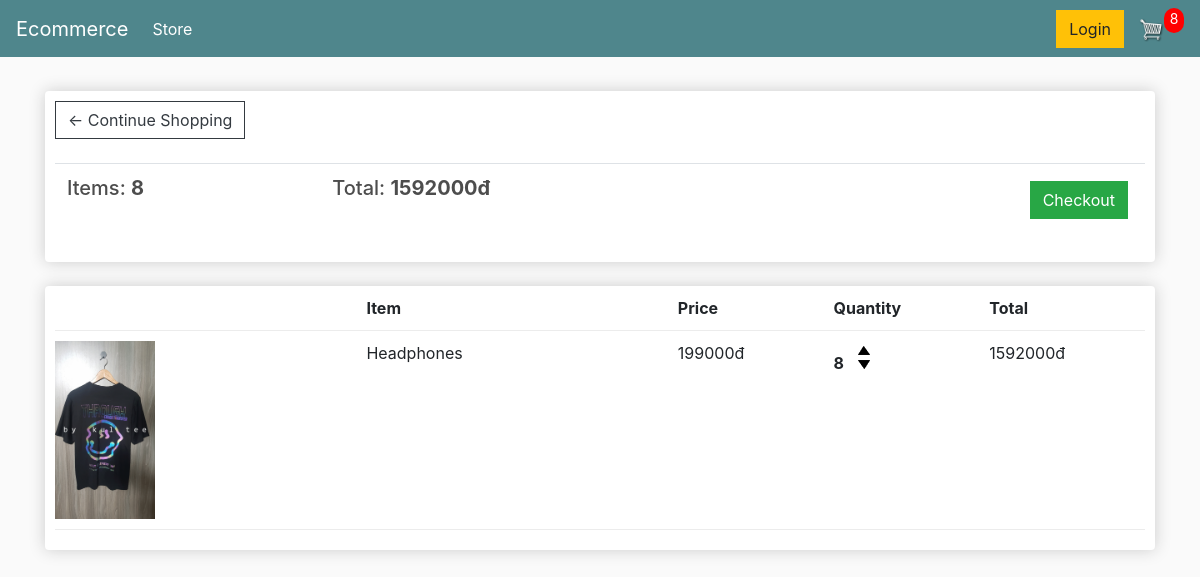
The app's page /cart/ (signed in) with its own data.
### store/models.py (models this page shows, shortened)
class Order(models.Model):
    customer = models.ForeignKey(Customer, on_delete=models.SET_NULL, blank=True, null=True)
    date_orderd = models.DateTimeField(auto_now_add=True)
    complete = models.BooleanField(default=False, null=True, blank=True)
    transaction_id = models.CharField(max_length=200, null=True)
    @property
    def get_cart_total(self):
        orderitems = self.orderitem_set.all()
        total = sum([item.get_total for item in orderitems])
        return total
    def get_cart_items(self):
        orderitems = self.orderitem_set.all()
        total = sum([item.quantity for item in orderitems])
        return total

class OrderItem(models.Model):
    product = models.ForeignKey(Product, on_delete=models.SET_NULL, blank=True, null=True)
    order = models.ForeignKey(Order, on_delete=models.SET_NULL, blank=True, null=True)
    quantity = models.IntegerField(default=0, null=True, blank=True)
    date_added = models.DateTimeField(auto_now_add=True)
    @property
    def get_total(self):
        total = self.product.price * self.quantity
        return total

class Product(models.Model):
    name = models.CharField(max_length=200, null=True)
    price = models.FloatField()
    digital = models.BooleanField(default=False, null=True, blank=False)
    image = models.ImageField(null=True, blank=True)
    @property
    def imageURL(self):
        try:
            url = self.image.url
        except:
            url = ''
        return url

### store/views.py (the view)
# urls.py: path('cart/', views.cart, name="cart"),
def cart(request):
    if request.user.is_authenticated:
        customer = request.user.customer
        order, created = Order.objects.get_or_create(customer=customer, complete=False)
        items = order.orderitem_set.all()
        cartItems = order.get_cart_items
    else:
        items = []
        order = {'get_cart_total':0, 'get_cart_items':0}
        cartItems = order['get_cart_items']
    context = {'items':items, 'order':order, 'cartItems': cartItems}
    return render(request, 'store/cart.html', context)

### store/templates/store/cart.html
{% extends 'store/main.html' %}
{% load static %}
{% block content %}
<div class="row">
    <div class="col-lg-12">
        <div class="box-element">
            <a href="{% url 'store' %}" class="btn btn-outline-dark">&#x2190; Continue Shopping</a>
            <br><br>
            <table class="table">
                <tr>
                    <th><h5>Items: <strong>{{order.get_cart_items}}</strong></h5></th>
                    <th><h5>Total: <strong>{{order.get_cart_total|floatformat:0}}đ</strong></h5></th>
                    <th>
                        <a href="{% url 'checkout' %}" class="btn btn-success" style="float: right;margin: 5px;">Checkout</a>
                    </th>
                </tr>
            </table>
        </div>
        <br>
        <div class="box-element">
            <div class="cart-row">
                <div style="flex: 2;"></div>
                <div style="flex: 2;"><strong>Item</strong></div>
                <div style="flex: 1;"><strong>Price</strong></div>
                <div style="flex: 1;"><strong>Quantity</strong></div>
                <div style="flex: 1;"><strong>Total</strong></div>
            </div>
            {% for item in items %}
            <div class="cart-row">
                <div style="flex: 2;"><img src="{{item.product.imageURL}}" class="row-image"></div>
                <div style="flex: 2;">{{item.product.name}}</div>
                <div style="flex: 1;">{{item.product.price|floatformat:0}}đ</div>
                <div style="flex: 1;">
                    <p class="quantity">{{item.quantity}}</p>
                    <div class="quantity">
                        <img src="{% static 'images/arrow-up.png' %}" class="chg-quantity update-cart" data-product="{{item.product.id}}" data-action="add">
                        <img src="{% static 'images/arrow-down.png' %}" class="chg-quantity update-cart" data-product="{{item.product.id}}" data-action="remove">
                    </div>
                </div>
                <div style="flex: 1;">{{item.get_total|floatformat:0}}đ</div>
            </div>
            {% endfor %}
        </div>
    </div>
</div>
{% endblock content %}

### store/templates/store/main.html (shortened to what this page needs)
<!DOCTYPE html>
{% load static %}
<html lang="en">
<head>
    <link rel="stylesheet" href="https://stackpath.bootstrapcdn.com/bootstrap/4.5.2/css/bootstrap.min.css">
    <link rel="stylesheet" href="{% static 'css/main.css' %}" type="text/css">
</head>
<body>
    <nav class="navbar navbar-expand-lg navbar-dark bg-dark">
        <a class="navbar-brand" href="{% url 'store' %}">Ecommerce</a>
        <div class="collapse navbar-collapse" id="navbarSupportedContent">
          <ul class="navbar-nav mr-auto">
            <li class="nav-item active">
              <a class="nav-link" href="{% url 'store' %}">Store <span class="sr-only">(current)</span></a>
            </li>
          </ul>
          <div class="form-inline my-2 my-lg-0">
              <a href="#" class="btn btn-warning">Login</a>
              <a href="{% url 'cart' %}">
                  <img id="cart-icon" src="{% static 'images/cart.png' %}">
              </a>
              <p id=cart-total>{{cartItems}}</p>
          </div>
        </div>
    </nav>
    <div class="container">
        <br>
        {% block content %}
        {% endblock content %}
    </div>
</body>
</html>

### static/css/main.css (style rules this page uses)
body { background-color: hsl(0, 0%, 98%); }
h1,h2,h3,h4,h5,h6 { color: hsl(0, 0%, 30%); }
.box-element { box-shadow: hsl(0, 0%, 80%) 0 0 16px; background-color: #fff; border-radius: 4px; padding: 10px; }
.bg-dark { background-color: #4f868c!important; }
#cart-icon { width: 25px; display: inline-block; margin-left: 15px; }
#cart-total { display: block; text-align: center; color: #fff; background-color: red; width: 20px; height: 25px; border-radius: 50px; font-size: 14px; }
.col-lg-4, .col-lg-6, .col-lg-8, .col-lg-12 { margin-top: 10px; }
.btn { border-radius: 0; }
.row-image { width: 100px; }
.cart-row { display: flex; align-items: flext-stretch; padding-bottom: 10px; margin-bottom: 10px; border-bottom: 1px solid #ececec; }
.quantity { display: inline-block; font-weight: 700; padding-right: 10px; }
.chg-quantity { width: 12px; cursor: pointer; display: block; margin-top: 5px; transition: .1s; }

### records on screen
Order: id.quantity "8", get_cart_items "8", get_cart_total "1592000"
OrderItem: product.imageURL (picture), product.name "Headphones", product.price "199000", quantity "8", get_total "1592000"
